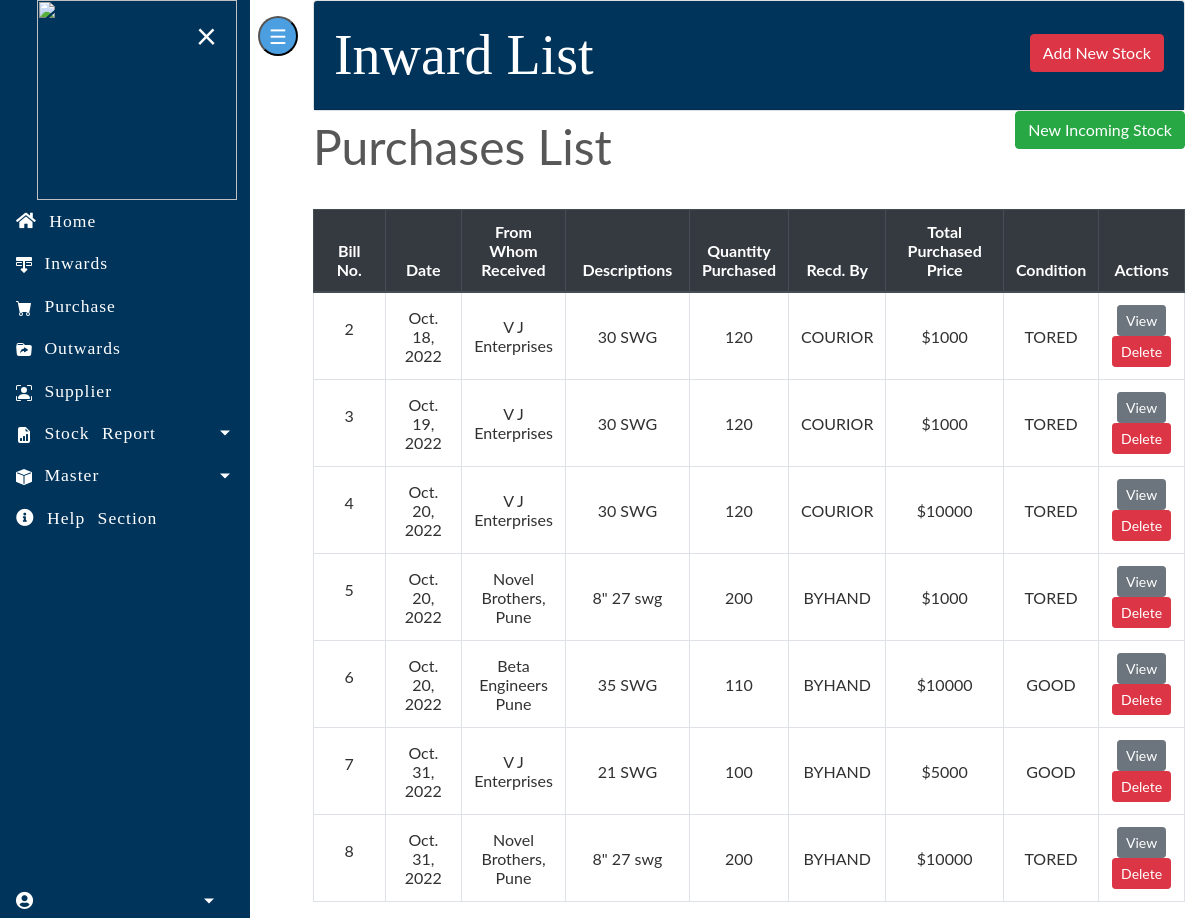
Screenshot of /inventory/purchases/ with the database file from the repository.
### imdapp/models.py (models this page shows, shortened)
class PurchaseBill(models.Model):
    billno = models.AutoField(primary_key=True)
    time = models.DateTimeField(auto_now=True)
    supplier = models.ForeignKey(Supplier, on_delete=models.CASCADE, related_name='purchasesupplier')
    def get_items_list(self):
        return PurchaseItem.objects.filter(billno=self)
    def get_total_price(self):
        purchaseitems = PurchaseItem.objects.filter(billno=self)
        total = 0
        for item in purchaseitems:
            total += item.totalprice
        return total

class PurchaseItem(models.Model):
    billno = models.ForeignKey(PurchaseBill, on_delete=models.CASCADE, related_name='purchasebillno')
    stock = models.ForeignKey(Stock, on_delete=models.CASCADE, related_name='purchaseitem')
    quantity = models.IntegerField(default=1)
    perprice = models.IntegerField(default=1)
    totalprice = models.IntegerField(default=1)
    is_deleted=models.BooleanField(default=False)

class Stock(models.Model):
    STATUS_CHOICE = [
        ('CONSUMABLE', 'CONSUMABLE'),
        ('NON-COMSUMABLE', 'NON-COMSUMABLE'),
    ]
    STATUS_UNIT = [
        ('Mtr', 'Mtr'),
        ('Cm', 'Cm'),
        ('mm', 'mm'),
        ('Kg', 'Kg'),
        ('gm', 'gm'),
        ('Ltr', 'Ltr'),
        ('SqMtr', 'SqMtr'),
        ('SqCm', 'SqCm'),
        ('CuM', 'CuM'),
        ('Ream', 'Ream'),
        ('Doz', 'Doz'),
        ('Pkts', 'Pkts'),
        ('Pairs', 'Pairs'),
        ('Rolls', 'Rolls'),
        ]
    CONDITION = [
        ('GOOD', 'GOOD'),
        ('TORN', 'TORN'),
        ('DAMAGED', 'DAMAGED'),
    ]
    MODE_OF_DELIVERY = [
        ('BY-HAND', 'BY-HAND'),
        ('COURIER', 'COURIER'),
        ('OTHER', 'OTHER'),
    ]
    category=models.ForeignKey(Category,on_delete=models.CASCADE)
    subcategory=models.ForeignKey(Subcategory,on_delete=models.CASCADE)
    description=models.ForeignKey(Description,on_delete=models.CASCADE)
    name=models.ForeignKey(Supp,on_delete=models.CASCADE)
    type=models.CharField(max_length=50, choices=STATUS_CHOICE)
    unit=models.CharField(max_length=50,choices=STATUS_UNIT)
    id = models.AutoField(primary_key=True)
    quantity = models.IntegerField(default=1)
    Mode_of_delivery = models.CharField(max_length=50, choices=MODE_OF_DELIVERY)  # received by
    label_code = models.CharField(max_length=20, default="")
    condition = models.CharField(max_length=50, choices=CONDITION)
    is_deleted = models.BooleanField(default=False)

class Supp(models.Model):
    id=models.IntegerField(primary_key=True)
    name=models.CharField(max_length=255)
    def __str__(self):
        return self.name
    class Meta:
        db_table='Supp'

class Description(models.Model):
    id=models.IntegerField(primary_key=True)
    description=models.CharField(max_length=255)
    def __str__(self):
        return self.description
    class Meta:
        db_table='Description'

### imdapp/views.py (the view)
# urls.py: path('purchases/', views.PurchaseView.as_view(), name='purchases-list'),
class PurchaseView(ListView):
    model = PurchaseBill
    template_name = "purchases/purchases_list.html"
    context_object_name = 'bills'
    ordering = ['time']
    paginate_by = 10

### imdapp/models.py (called while the page is built)
    def __str__(self):
        return str(self.name)

### imdapp/templates/purchases/purchases_list.html (shortened to what this page needs)
{% extends "base.html" %}
{% load widget_tweaks %}
{% block content %}
    <div class="card text-left">
          <div class="card-header" style="background-color:#01345B">
            <div class="row" style="color: white; font-style: bold; font-size: 3.5rem">
            <div class="col-md-8" style="font-family: 'Alkalami'" >Inward List</div>
            <div class="col-md-4">
                <div style="float:right; margin-top:8%"> <a class="btn btn-danger" href="{% url 'new-stock' %}">Add New Stock</a> </div>
            </div>
            </div>
          </div>
    </div>
    <div class="row" style="color: #575757; font-style: bold; font-size: 3rem;">
        <div class="col-md-8">Purchases List</div>
        <div class="col-md-4">
            <div style="float:right;"> <a class="btn btn-success" href="{% url 'select-supplier' %}">New Incoming Stock</a> </div>
        </div>
    </div>
    <br>
    <table class="table table-css table-hover table-bordered">
        <thead class="thead-dark align-middle">
            <tr>
                <th width="10%">Bill No.</th>
                <th width="10%">Date</th>
                <th width="10%">From Whom Received</th>
                <th width="15%">Descriptions</th>
                <th width="10%">Quantity Purchased</th>
                <th width="10%">Recd. By </th>
                <th width="15%">Total Purchased Price</th>
                <th width="10%">Condition</th>
                <th width="25%">Actions</th>
            </tr>
        </thead>
{% if bills %}
        <tbody>
            {% for purchase in bills %}
            <tr>
                <td class="align-middle"> <p>{{ purchase.billno }}</p> </td>
                <td class="align-middle">{{ purchase.time.date }}</td>
                <td class="align-middle">{% for item in purchase.get_items_list %} {{ item.stock.name }} <br> {% endfor %}</td>
                <td class="align-middle">{% for item in purchase.get_items_list %} {{ item.stock.description }} <br> {% endfor %}</td>
                <td class="align-middle">{% for item in purchase.get_items_list %} {{ item.stock.quantity }} <br> {% endfor %}</td>
                <td class="align-middle">{% for item in purchase.get_items_list %} {{ item.stock.Mode_of_delivery }} <br> {% endfor %}</td>
                <td class="align-middle">${{ purchase.get_total_price }}</td>
                <td class="align-middle">{% for item in purchase.get_items_list %} {{ item.stock.condition}} <br> {% endfor %}</td>
                <td class="align-middle"> <a href="{% url 'purchase-bill' purchase.billno %}" class="btn btn-secondary btn-sm">View</a> <a href="{% url 'delete-purchase' purchase.pk %}" class="btn btn-danger btn-sm">Delete</a> </td>
            </tr>
            {% endfor %}
        </tbody>
    </table>
{% else %}
        <tbody></tbody>
    </table>
    <br><br><br><br><br><br><br><br>
    <div style="color: #575757; font-style: bold; font-size: 1.5rem; text-align: center;">The records are empty. Please try adding some.</div>
{% endif %}
{% endblock content %}

### homepage/static/css/main.css (style rules this page uses)
body, html { height: 100%; }
p { color: rgb(49, 49, 49); }
a { color: #55b159; }
.table-css { color: #313131; }
.align-middle { text-align: center; }

### homepage/templates/base.html (style rules this page uses)
body { font-family: "Lato", sans-serif; font-size: 1.1rem; }

### rows the page displays
PurchaseBill: billno "2", time "Oct. 18, 2022", get_total_price "1000"
PurchaseItem: stock.name "V J Enterprises", stock.description "30 SWG", stock.quantity "120", stock.Mode_of_delivery "COURIOR", stock.condition "TORED"
PurchaseBill: billno "3", time "Oct. 19, 2022", get_total_price "1000"
PurchaseItem: stock.name "V J Enterprises", stock.description "30 SWG", stock.quantity "120", stock.Mode_of_delivery "COURIOR", stock.condition "TORED"
PurchaseBill: billno "4", time "Oct. 20, 2022", get_total_price "10000"
PurchaseItem: stock.name "V J Enterprises", stock.description "30 SWG", stock.quantity "120", stock.Mode_of_delivery "COURIOR", stock.condition "TORED"
PurchaseBill: billno "5", time "Oct. 20, 2022", get_total_price "1000"
PurchaseItem: stock.name "Novel Brothers, Pune", stock.description "8\" 27 swg", stock.quantity "200", stock.Mode_of_delivery "BYHAND", stock.condition "TORED"
PurchaseBill: billno "6", time "Oct. 20, 2022", get_total_price "10000"
PurchaseItem: stock.name "Beta Engineers Pune", stock.description "35 SWG", stock.quantity "110", stock.Mode_of_delivery "BYHAND", stock.condition "GOOD"
PurchaseBill: billno "7", time "Oct. 31, 2022", get_total_price "5000"
PurchaseItem: stock.name "V J Enterprises", stock.description "21 SWG", stock.quantity "100", stock.Mode_of_delivery "BYHAND", stock.condition "GOOD"
PurchaseBill: billno "8", time "Oct. 31, 2022", get_total_price "10000"
PurchaseItem: stock.name "Novel Brothers, Pune", stock.description "8\" 27 swg", stock.quantity "200", stock.Mode_of_delivery "BYHAND", stock.condition "TORED"
